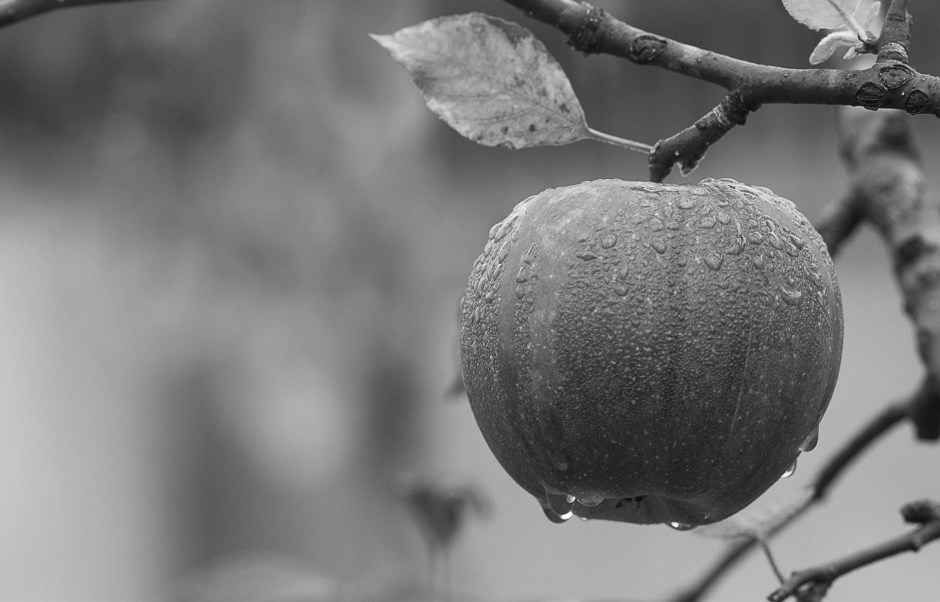
#> input picture imgs/1.jpg, 1880 x 1204 px (shown at 1/2 size)
$ jupyter execute filter.ipynb   (shell and % lines are left out)
#> lines starting #> are read from the running program, lines starting #| are printed output that depends on the picture; after the words box and inside, x2 and y2 are one past the last pixel; in counts of white or black regions, pixels touching at a corner belong together
[cell 1]
import numpy as np
import cv2
from scipy.ndimage import convolve, median_filter

[cell 2]
# show img window
def showimage(original_img, filtered_img, filter_name, imgsize = (512, 512)):
    """     Display the original and filtered images side by side.
            Parameters
            ----------
                original_img : numpy.ndarray
                The original input image.

                filtered_img : numpy.ndarray
                The processed or filtered image. It will be converted to uint8 before display.

                imgsize : tuple of int, optional
                The desired size (width, height) to which both images will be resized.
                Default is (512, 512).
    """

    filtered_img = filtered_img.astype(np.uint8)  # change pixel type
    filtered_img = cv2.resize(filtered_img, imgsize, interpolation=cv2.INTER_AREA)
    original_img = cv2.resize(original_img, imgsize, interpolation=cv2.INTER_AREA)
    two_imgs = np.hstack((original_img, filtered_img))
    cv2.imshow(f'Apply {filter_name} filter', two_imgs)
    cv2.waitKey(0)
    cv2.destroyAllWindows()

[cell 3]
# read image for testing
img = cv2.imread("./imgs/1.jpg")
#> img is the input picture: shape (1204, 1880, 3); min 0, max 255, mean 121.2

# remove the RGB channel
img = np.mean(img, axis=2).astype(np.uint8)
#> img: shape (1204, 1880)

# check negative and exceeded values
img = np.abs(img)
img[img > 255] = 255

print(f"""
      Shape: {np.shape(img)}
      dtype: {img.dtype}
      MAX val: {np.max(img)}
      MIN val: {np.min(img)}
      """)
#|       Shape: (1204, 1880)
#|       dtype: uint8
#|       MAX val: 255
#|       MIN val: 0

[cell 4]
# 1.1 Negative
neg_img = 255 - img
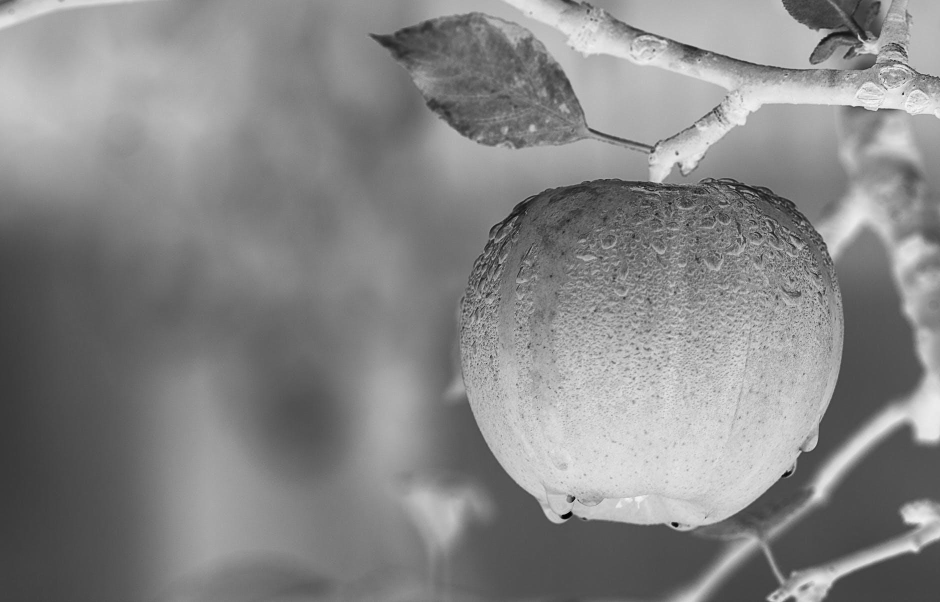
#> neg_img: shape (1204, 1880) (shown at 1/2 size); min 0, max 255, mean 133.8
showimage(img, neg_img, "Negative")
#> in showimage, `original_img = cv2.resize(original_img, imgsize, interpolation=cv2.INT..`:
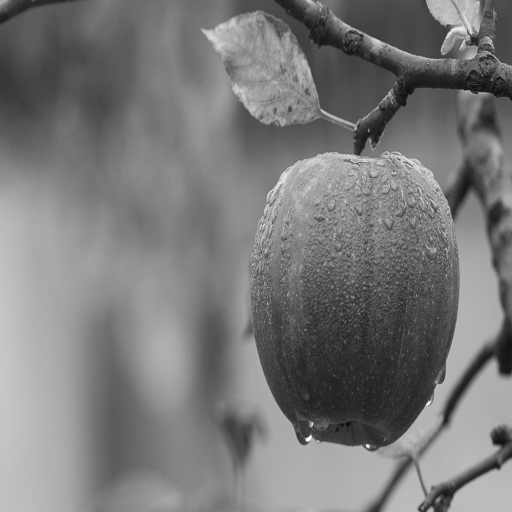
#> original_img: shape (512, 512); min 10, max 253, mean 121.2

[cell 5]
# 1.2 Threshold
threshold_val = 255 // 2 + 1
threshold_img = np.where(img > threshold_val, 255, 0)
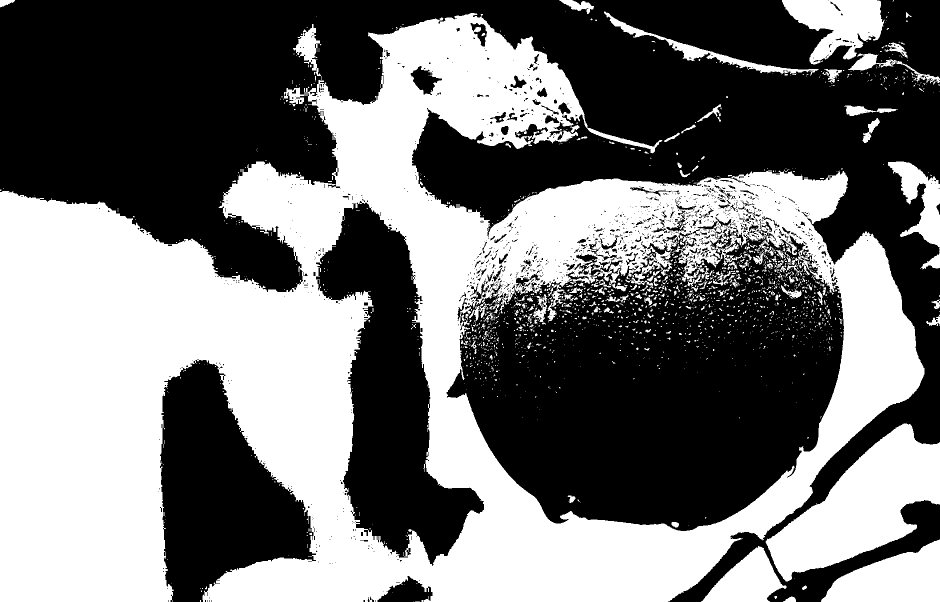
#> threshold_img: shape (1204, 1880) int64 (shown at 1/2 size); 45.9% white; 1889 white regions (1665 under 20 px), largest, box (x1, y1, x2, y2) and area: (0, 26, 1849, 1204) 900105, (1531, 847, 1880, 1163) 51932, (1642, 1079, 1880, 1204) 18582
showimage(img, threshold_img, "Threshold")

[cell 6]
# 1.3 Logarithmic
normed_img = img.astype(np.float32) / 255
log_img = np.log1p(1 + normed_img)
log_img = (log_img / np.max(log_img)) * 255
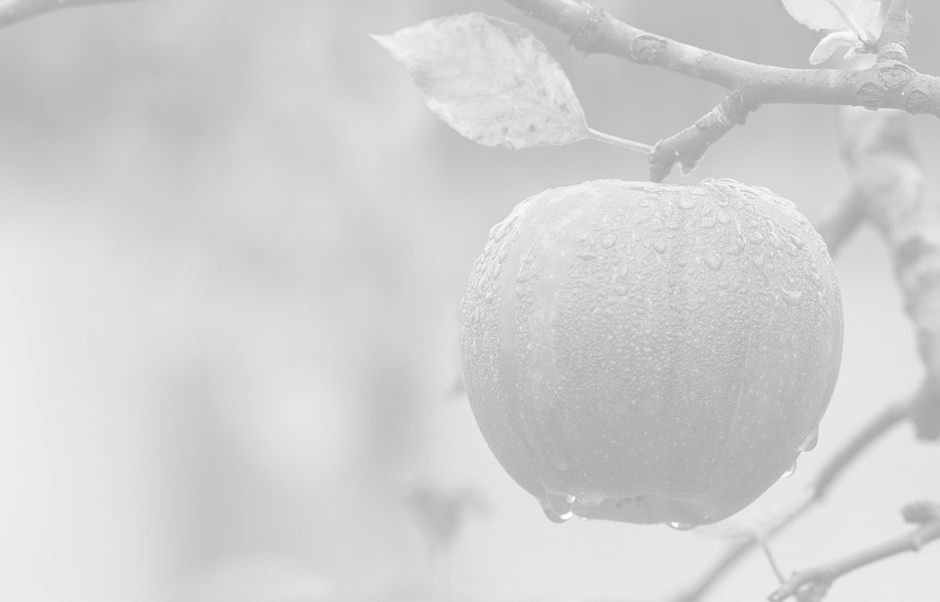
#> log_img: shape (1204, 1880) float32 (shown at 1/2 size); min 160.9, max 255, mean 209.9
showimage(img, log_img, "Logarithmic")

[cell 7]
# 1.4 Power law transformation
gamma = 2.2
normed_img = img.astype(np.float32) / 255
Power_img = np.power(normed_img, gamma)
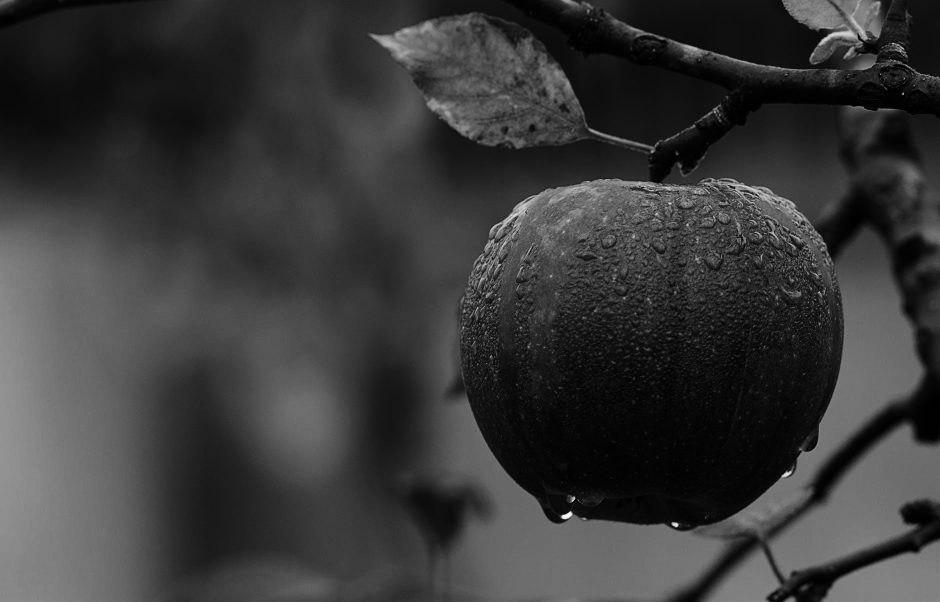
#> Power_img: shape (1204, 1880) float32 (shown at 1/2 size); min 0, max 1, mean 0.226
Power_img = (Power_img / np.max(Power_img)) * 255
showimage(img, Power_img, "Power law transformation")

[cell 8]
# 1.5 Grey Level Slicing
a, b = 100, 150
graylvl_img = np.where((img >= a) & (img <= b), 255, 0)
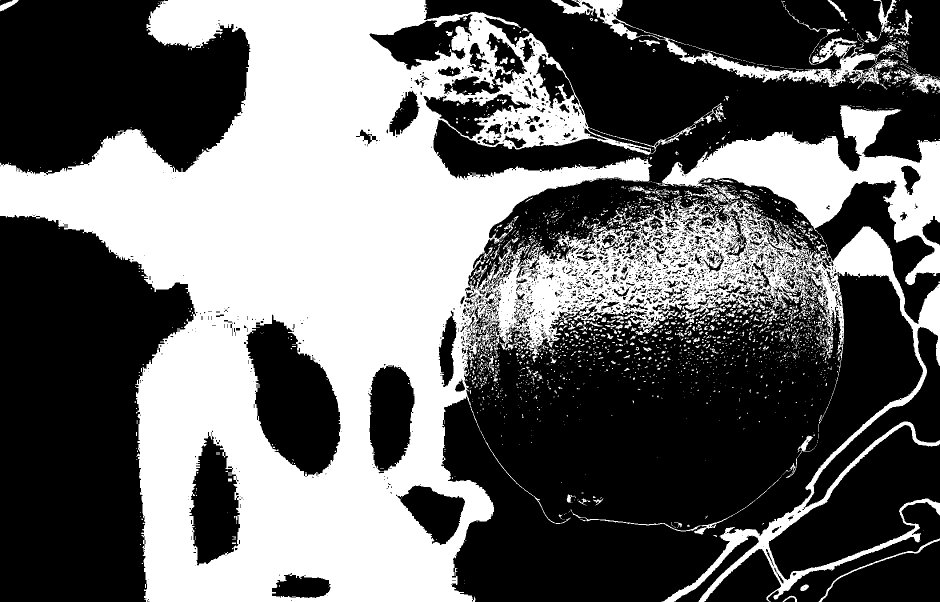
#> graylvl_img: shape (1204, 1880) int64 (shown at 1/2 size); 41.2% white; 2409 white regions (2110 under 20 px), largest, box (x1, y1, x2, y2) and area: (0, 0, 1880, 1204) 885906, (1102, 0, 1808, 174) 15492, (1818, 144, 1880, 188) 1124
showimage(img, graylvl_img, "Grey Level Slicing")

[cell 9]
# 1.6 Bit Plane Slicing
bitpln_img = img & 0b11111000   # Zero the 3 (LSB) bits
showimage(img, bitpln_img, "Bit Plane Slicing")

[cell 10]
# 1.7 Histogram Equalization
histequ_img = cv2.equalizeHist(img)
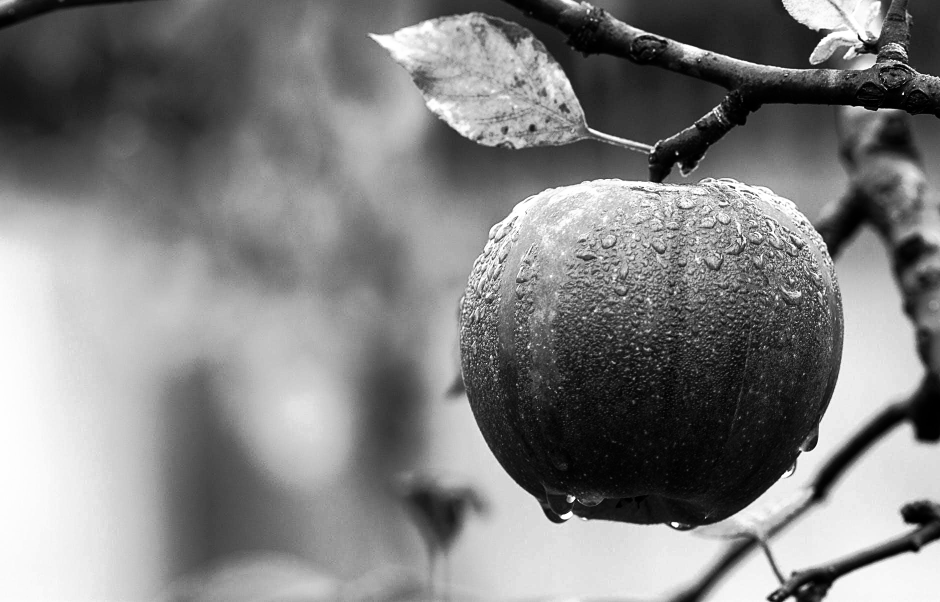
#> histequ_img: shape (1204, 1880) (shown at 1/2 size); min 0, max 255, mean 128.4
showimage(img, histequ_img, "Histogram Equalization")
#> in showimage (call 7), `filtered_img = cv2.resize(filtered_img, imgsize, interpolation=cv2.INT..`:
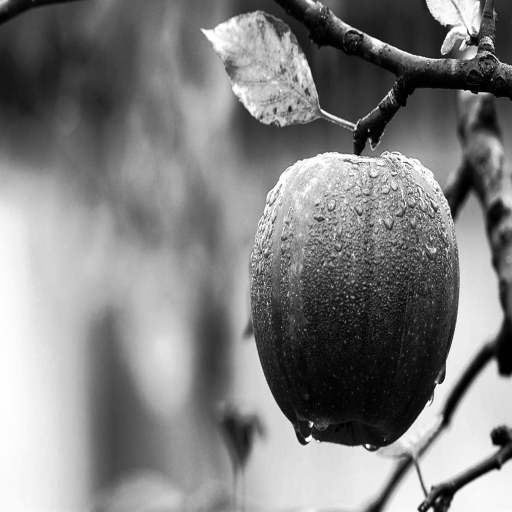
#> filtered_img: shape (512, 512); min 0, max 255, mean 128.4
#> in showimage (call 7), `two_imgs = np.hstack((original_img, filtered_img))`:
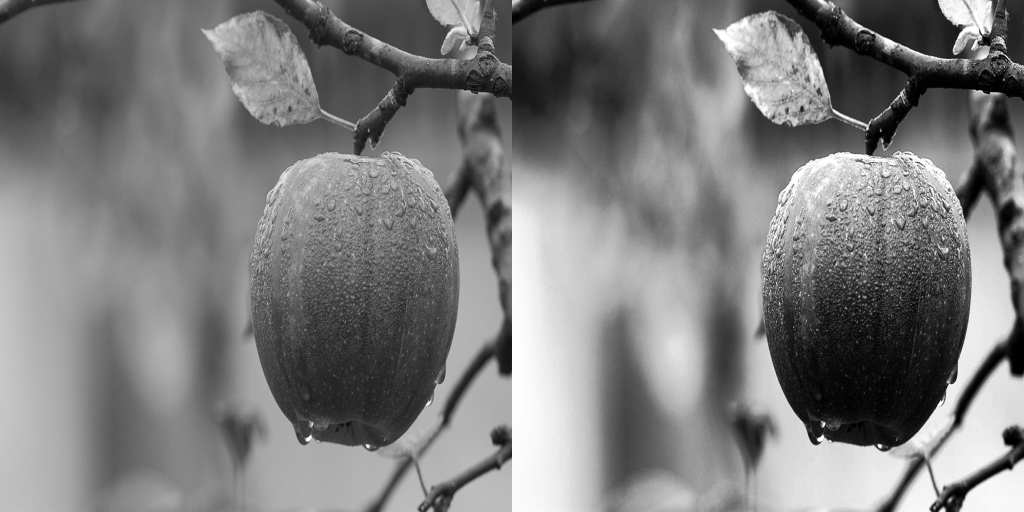
#> two_imgs: shape (512, 1024); min 0, max 255, mean 124.8

$ run again, with imgs/5.jpg copied over imgs/1.jpg
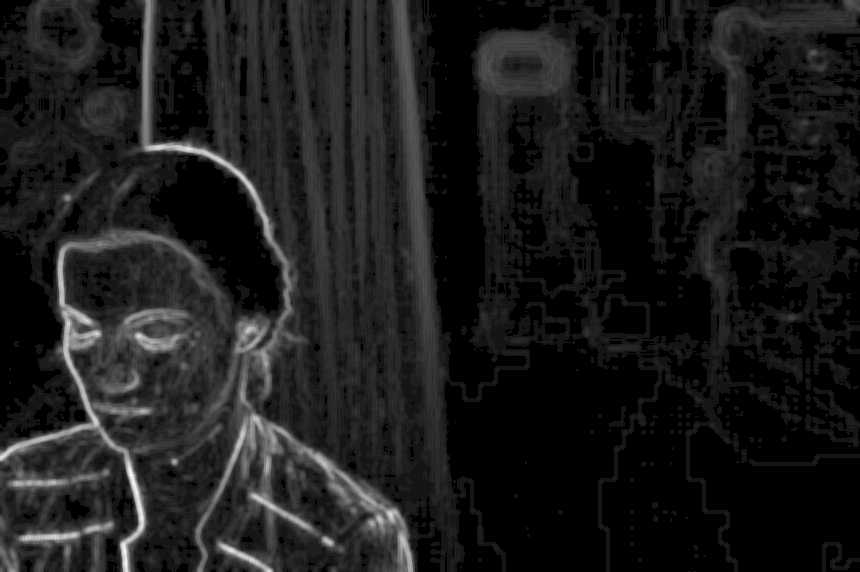
#> input picture imgs/5.jpg, 860 x 572 px
#> img is the input picture: shape (572, 860, 3); min 0, max 255, mean 27.1
#> img: shape (572, 860)
#|       Shape: (572, 860)
#|       dtype: uint8
#|       MAX val: 255
#|       MIN val: 0
#> `threshold_img = np.where(img > threshold_val, 255, 0)`:
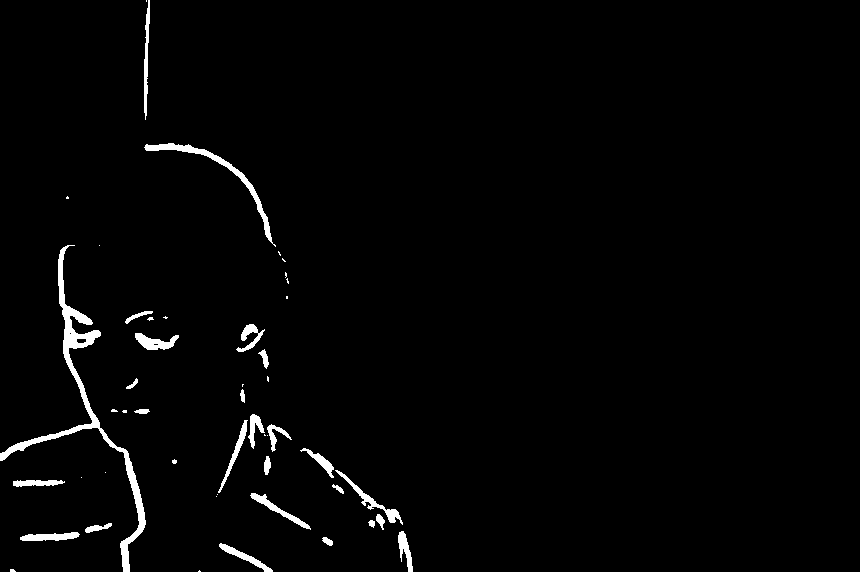
#> threshold_img: shape (572, 860) int64; 1.9% white; 49 white regions (23 under 20 px), largest, box (x1, y1, x2, y2) and area: (0, 245, 146, 572) 3240, (144, 143, 276, 247) 993, (335, 470, 403, 525) 469
#> graylvl_img: shape (572, 860) int64; 2.5% white; 80 white regions (45 under 20 px), largest, box (x1, y1, x2, y2) and area: (196, 412, 409, 572) 3410, (0, 330, 152, 471) 1236, (123, 309, 187, 353) 1065
#> in showimage (call 7), `two_imgs = np.hstack((original_img, filtered_img))`:
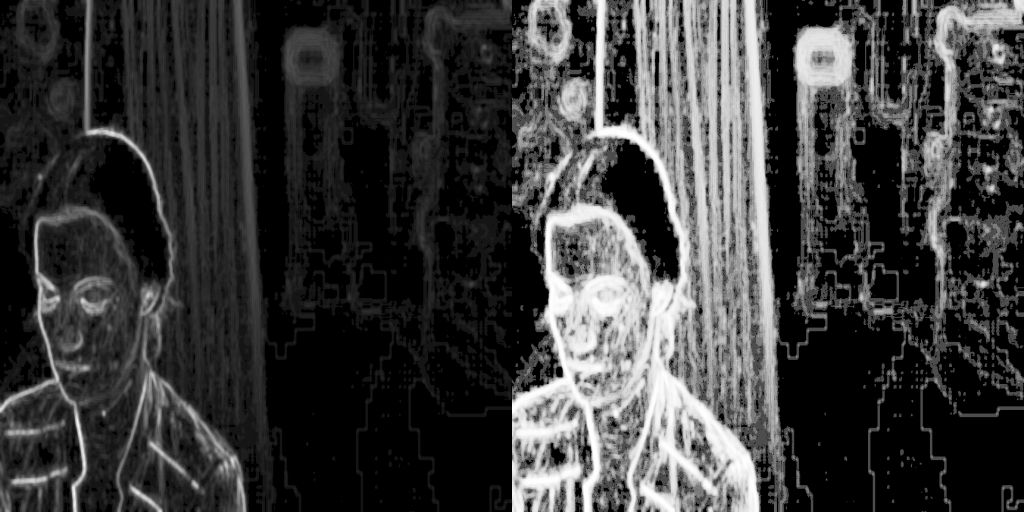
#> two_imgs: shape (512, 1024); min 0, max 255, mean 59.7

$ run again, with imgs/2.jpeg copied over imgs/1.jpg
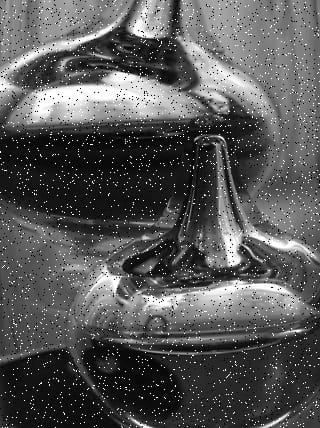
#> input picture imgs/2.jpeg, 320 x 428 px
#> img is the input picture: shape (428, 320, 3); min 0, max 255, mean 87.2
#> img: shape (428, 320)
#|       Shape: (428, 320)
#|       dtype: uint8
#|       MAX val: 255
#|       MIN val: 0
#> `threshold_img = np.where(img > threshold_val, 255, 0)`:
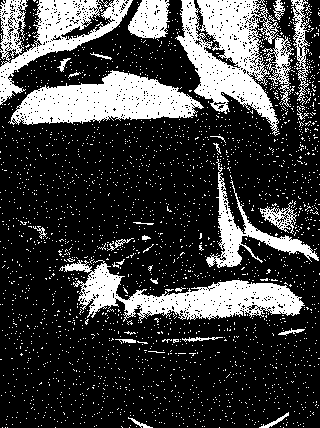
#> threshold_img: shape (428, 320) int64; 24.8% white; 2448 white regions (2419 under 20 px), largest, box (x1, y1, x2, y2) and area: (175, 0, 281, 136) 6957, (8, 70, 204, 125) 6239, (59, 260, 305, 323) 5936
#> graylvl_img: shape (428, 320) int64; 21.5% white; 1198 white regions (1146 under 20 px), largest, box (x1, y1, x2, y2) and area: (180, 0, 320, 263) 12821, (9, 216, 315, 330) 5638, (0, 0, 134, 68) 3523
#> in showimage (call 7), `two_imgs = np.hstack((original_img, filtered_img))`:
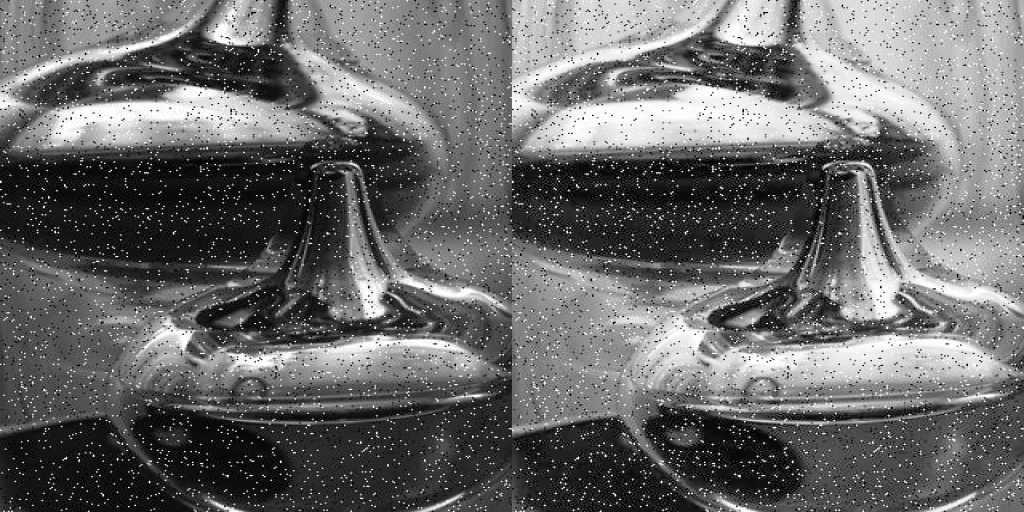
#> two_imgs: shape (512, 1024); min 0, max 255, mean 106.2
